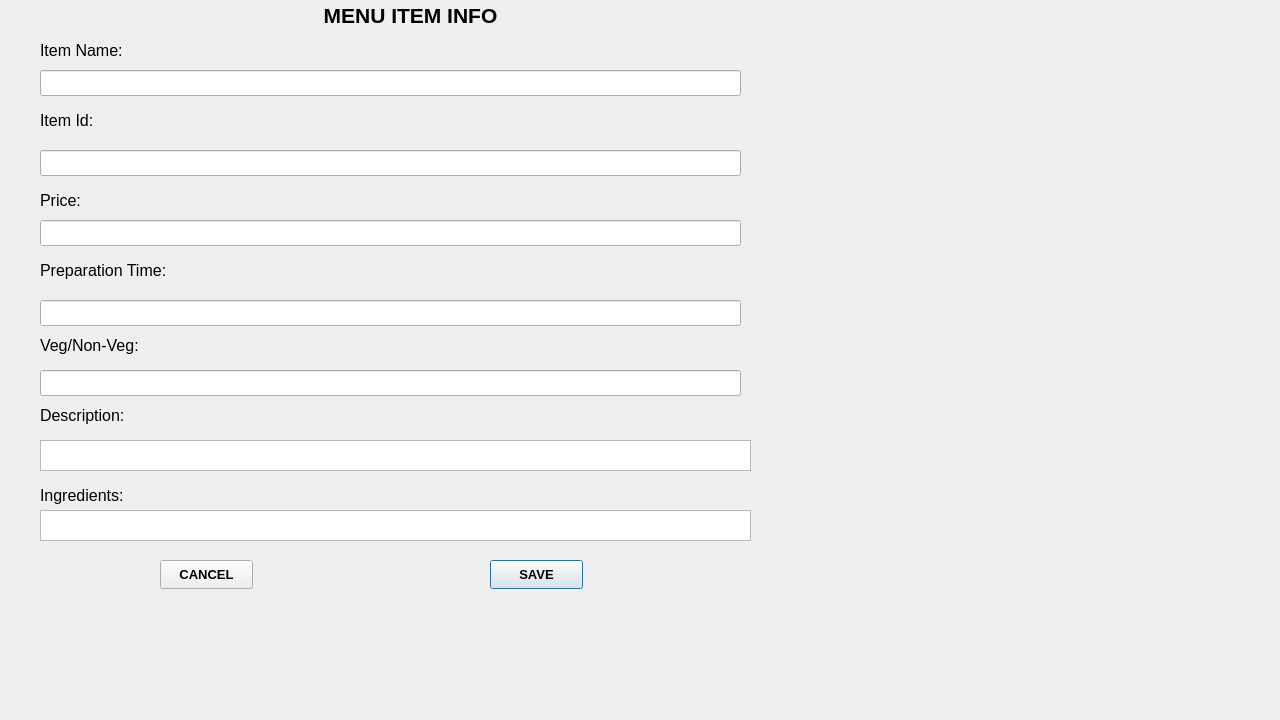
<?xml version="1.0" encoding="UTF-8"?>
<ui version="4.0">
 <class>menuiteminfo</class>
 <widget class="QDialog" name="menuiteminfo">
  <property name="geometry">
   <rect>
    <x>0</x>
    <y>0</y>
    <width>1280</width>
    <height>720</height>
   </rect>
  </property>
  <property name="font">
   <font>
    <family>Arial</family>
   </font>
  </property>
  <property name="windowTitle">
   <string>Dialog</string>
  </property>
  <widget class="QLabel" name="menuiteminfo_2">
   <property name="geometry">
    <rect>
     <x>270</x>
     <y>-10</y>
     <width>281</width>
     <height>51</height>
    </rect>
   </property>
   <property name="font">
    <font>
     <family>Arial</family>
     <pointsize>16</pointsize>
     <italic>false</italic>
     <bold>true</bold>
    </font>
   </property>
   <property name="text">
    <string>MENU ITEM INFO</string>
   </property>
   <property name="alignment">
    <set>Qt::AlignmentFlag::AlignCenter</set>
   </property>
  </widget>
  <widget class="QLabel" name="ITEMNAME">
   <property name="geometry">
    <rect>
     <x>40</x>
     <y>40</y>
     <width>111</width>
     <height>20</height>
    </rect>
   </property>
   <property name="font">
    <font>
     <family>Arial</family>
     <pointsize>12</pointsize>
    </font>
   </property>
   <property name="text">
    <string>Item Name:</string>
   </property>
  </widget>
  <widget class="QLineEdit" name="lineeditone">
   <property name="geometry">
    <rect>
     <x>40</x>
     <y>70</y>
     <width>701</width>
     <height>26</height>
    </rect>
   </property>
  </widget>
  <widget class="QLabel" name="itemid">
   <property name="geometry">
    <rect>
     <x>40</x>
     <y>110</y>
     <width>101</width>
     <height>20</height>
    </rect>
   </property>
   <property name="font">
    <font>
     <family>Arial</family>
     <pointsize>12</pointsize>
    </font>
   </property>
   <property name="text">
    <string>Item Id:</string>
   </property>
  </widget>
  <widget class="QLineEdit" name="lineedittwo">
   <property name="geometry">
    <rect>
     <x>40</x>
     <y>150</y>
     <width>701</width>
     <height>26</height>
    </rect>
   </property>
  </widget>
  <widget class="QLabel" name="price">
   <property name="geometry">
    <rect>
     <x>40</x>
     <y>190</y>
     <width>101</width>
     <height>20</height>
    </rect>
   </property>
   <property name="font">
    <font>
     <family>Arial</family>
     <pointsize>12</pointsize>
    </font>
   </property>
   <property name="text">
    <string>Price:</string>
   </property>
  </widget>
  <widget class="QLineEdit" name="lineeditthree">
   <property name="geometry">
    <rect>
     <x>40</x>
     <y>220</y>
     <width>701</width>
     <height>26</height>
    </rect>
   </property>
  </widget>
  <widget class="QLabel" name="preparetime">
   <property name="geometry">
    <rect>
     <x>40</x>
     <y>260</y>
     <width>161</width>
     <height>20</height>
    </rect>
   </property>
   <property name="font">
    <font>
     <family>Arial</family>
     <pointsize>12</pointsize>
    </font>
   </property>
   <property name="text">
    <string>Preparation Time:</string>
   </property>
  </widget>
  <widget class="QLineEdit" name="lineeditfour">
   <property name="geometry">
    <rect>
     <x>40</x>
     <y>300</y>
     <width>701</width>
     <height>26</height>
    </rect>
   </property>
  </widget>
  <widget class="QLabel" name="vegnonveg">
   <property name="geometry">
    <rect>
     <x>40</x>
     <y>330</y>
     <width>211</width>
     <height>31</height>
    </rect>
   </property>
   <property name="font">
    <font>
     <family>Arial</family>
     <pointsize>12</pointsize>
    </font>
   </property>
   <property name="text">
    <string>Veg/Non-Veg:</string>
   </property>
  </widget>
  <widget class="QLineEdit" name="lineeditfive">
   <property name="geometry">
    <rect>
     <x>40</x>
     <y>370</y>
     <width>701</width>
     <height>26</height>
    </rect>
   </property>
  </widget>
  <widget class="QLabel" name="description">
   <property name="geometry">
    <rect>
     <x>40</x>
     <y>400</y>
     <width>151</width>
     <height>31</height>
    </rect>
   </property>
   <property name="font">
    <font>
     <family>Arial</family>
     <pointsize>12</pointsize>
    </font>
   </property>
   <property name="text">
    <string>Description:</string>
   </property>
  </widget>
  <widget class="QPlainTextEdit" name="plaintexteditone">
   <property name="geometry">
    <rect>
     <x>40</x>
     <y>440</y>
     <width>711</width>
     <height>31</height>
    </rect>
   </property>
  </widget>
  <widget class="QLabel" name="ingredients">
   <property name="geometry">
    <rect>
     <x>40</x>
     <y>480</y>
     <width>131</width>
     <height>31</height>
    </rect>
   </property>
   <property name="font">
    <font>
     <family>Arial</family>
     <pointsize>12</pointsize>
    </font>
   </property>
   <property name="text">
    <string>Ingredients:</string>
   </property>
  </widget>
  <widget class="QPlainTextEdit" name="plaintextedittwo">
   <property name="geometry">
    <rect>
     <x>40</x>
     <y>510</y>
     <width>711</width>
     <height>31</height>
    </rect>
   </property>
  </widget>
  <widget class="QPushButton" name="Save">
   <property name="geometry">
    <rect>
     <x>490</x>
     <y>560</y>
     <width>93</width>
     <height>29</height>
    </rect>
   </property>
   <property name="font">
    <font>
     <family>Arial</family>
     <pointsize>10</pointsize>
     <italic>false</italic>
     <bold>true</bold>
    </font>
   </property>
   <property name="text">
    <string>SAVE</string>
   </property>
  </widget>
  <widget class="QPushButton" name="CANCEL">
   <property name="geometry">
    <rect>
     <x>160</x>
     <y>560</y>
     <width>93</width>
     <height>29</height>
    </rect>
   </property>
   <property name="font">
    <font>
     <family>Arial</family>
     <pointsize>10</pointsize>
     <italic>false</italic>
     <bold>true</bold>
    </font>
   </property>
   <property name="text">
    <string>CANCEL</string>
   </property>
  </widget>
 </widget>
 <resources/>
 <connections/>
</ui>
